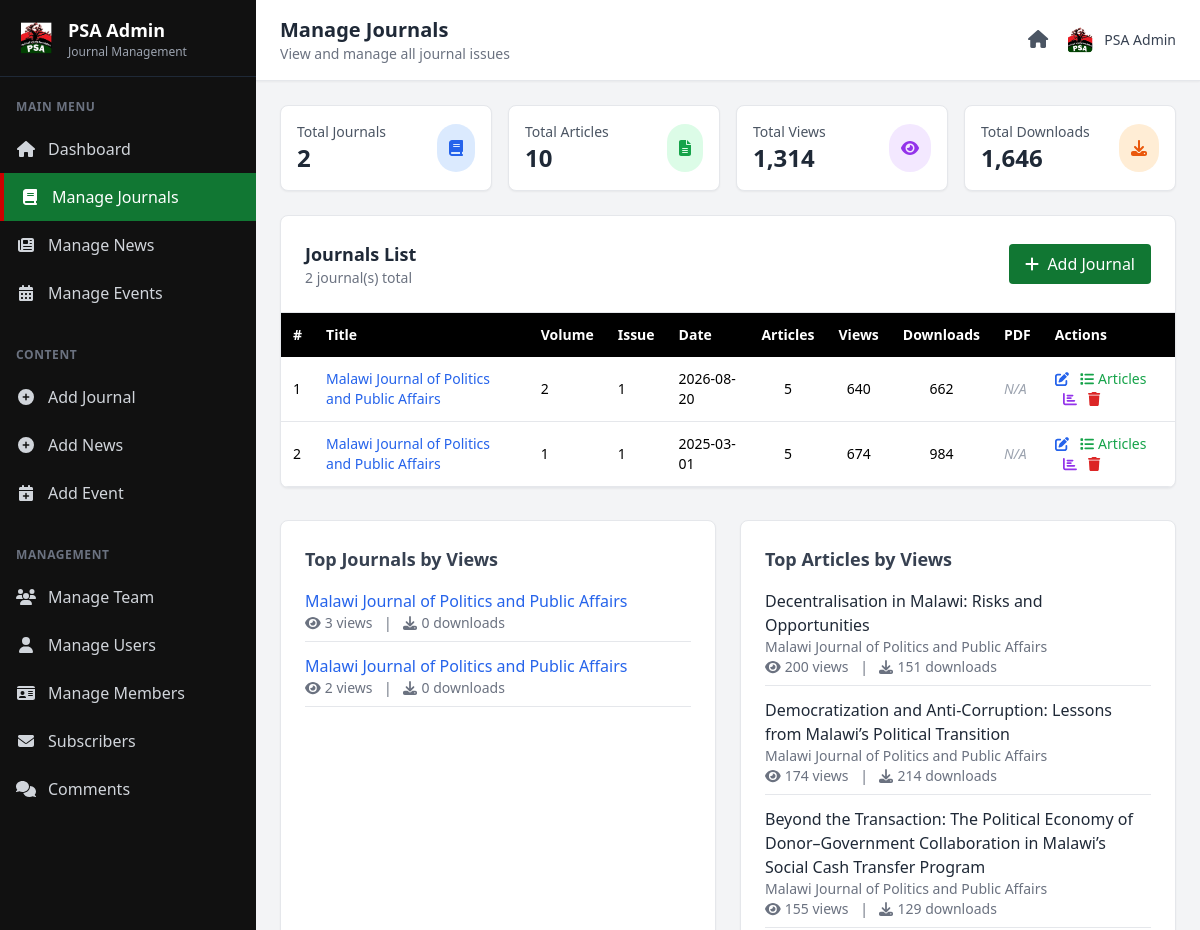
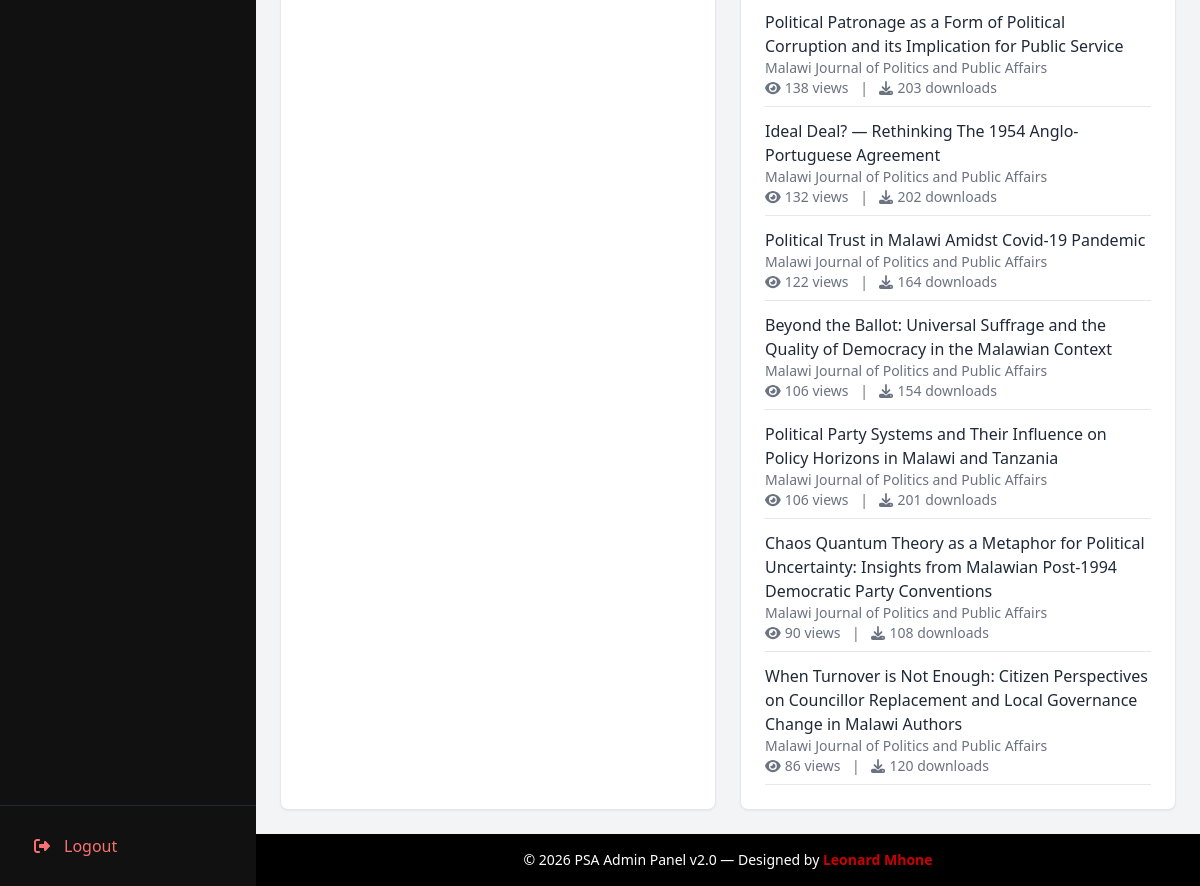
Screenshot of /admin/manage_journals.php (signed in) with the database file from the repository (2 pictures, top to bottom).
### tables this page shows
CREATE TABLE `journals` (
  `id` int NOT NULL,
  `title` varchar(255) DEFAULT NULL,
  `volume` varchar(50) DEFAULT NULL,
  `issue_no` varchar(50) DEFAULT NULL,
  `journal_date` date DEFAULT NULL,
  `editorial_summary` text,
  `slug` varchar(199) DEFAULT NULL,
  `file` varchar(255) DEFAULT NULL,
  `downloads` int DEFAULT '0',
  `views` int DEFAULT '0',
  `uploaded_at` timestamp NULL DEFAULT CURRENT_TIMESTAMP,
  `created_at` datetime DEFAULT CURRENT_TIMESTAMP,
  `summary` text,
  `tags` varchar(255) DEFAULT NULL,
  `pdf` varchar(255) DEFAULT NULL,
  `author` varchar(255) DEFAULT NULL,
  `description` text
);

CREATE TABLE `journal_topics` (
  `id` int NOT NULL,
  `journal_id` int NOT NULL,
  `topic` varchar(255) NOT NULL,
  `article_author` varchar(255) DEFAULT NULL,
  `article_summary` text,
  `abstract` text,
  `keywords` varchar(500) DEFAULT NULL,
  `article_date` date DEFAULT NULL,
  `file` varchar(255) NOT NULL,
  `downloads` int DEFAULT '0',
  `views` int DEFAULT '0'
);

### admin/manage_journals.php (the view, shortened to what the rows shown need)
<?php
include '../includes/db.php';
include '../includes/pdf_helper.php';
$limit = 10;
$page = isset($_GET['page']) ? max(1, intval($_GET['page'])) : 1;
$offset = ($page - 1) * $limit;
$journals = $conn->query("
    SELECT j.*,
           COUNT(DISTINCT jt.id) as article_count,
           COALESCE(SUM(jt.views), 0) as article_views,
           COALESCE(SUM(jt.downloads), 0) as article_downloads
    FROM journals j
    LEFT JOIN journal_topics jt ON j.id = jt.journal_id
    GROUP BY j.id
    ORDER BY j.created_at DESC
    LIMIT $offset, $limit
");
$analytics = getOverallAnalytics($conn, 30);
?>
<!DOCTYPE html>
<html lang="en">
<head>
  <script src="https://cdn.tailwindcss.com"></script>
  <link rel="stylesheet" href="https://cdnjs.cloudflare.com/ajax/libs/font-awesome/6.5.0/css/all.min.css"/>
</head>
<body class="bg-gray-100 font-sans">
  <div class="flex min-h-screen">
    <aside class="sidebar w-64 bg-psaSidebar text-white flex flex-col fixed h-full z-50">
      <div class="p-4 border-b border-gray-800">
        <div class="flex items-center gap-3">
          <div>
            <h1 class="text-lg font-bold text-white">PSA Admin</h1>
          </div>
        </div>
      </div>
    </aside>
    <main class="flex-1 ml-0 md:ml-64 min-h-screen flex flex-col">
      <header class="bg-white shadow-sm border-b border-gray-200 sticky top-0 z-40">
        <div class="flex items-center justify-between px-6 py-4">
          <div class="flex items-center gap-4">
            <div>
              <h2 class="text-xl font-bold text-gray-800">Manage Journals</h2>
            </div>
          </div>
        </div>
      </header>
      <div class="flex-1 p-6">
        <div class="bg-white rounded-lg shadow-sm border border-gray-200 overflow-hidden">
          <div class="overflow-x-auto">
            <table class="w-full text-sm">
              <thead class="bg-psaBlack text-white">
                <tr>
                  <th class="p-3 text-left">#</th>
                  <th class="p-3 text-left">Title</th>
                  <th class="p-3 text-left">Volume</th>
                  <th class="p-3 text-left">Issue</th>
                  <th class="p-3 text-left">Date</th>
                  <th class="p-3 text-center">Articles</th>
                  <th class="p-3 text-center">Views</th>
                  <th class="p-3 text-center">Downloads</th>
                  <th class="p-3 text-left">PDF</th>
                  <th class="p-3 text-left">Actions</th>
                </tr>
              </thead>
              <tbody>
                <?php
                $i = $offset + 1;
                while ($j = $journals->fetch_assoc()):
                ?>
                <tr class="border-b hover:bg-gray-50 transition">
                  <td class="p-3"><?= $i++ ?></td>
                  <td class="p-3">
                    <a href="journal-view.php?id=<?= $j['id'] ?>" class="text-blue-600 hover:underline font-medium">
                      <?= htmlspecialchars($j['title']) ?>
                    </a>
                  </td>
                  <td class="p-3"><?= htmlspecialchars($j['volume'] ?? 'N/A') ?></td>
                  <td class="p-3"><?= htmlspecialchars($j['issue_no'] ?? 'N/A') ?></td>
                  <td class="p-3"><?= htmlspecialchars($j['journal_date'] ?? date('d M Y', strtotime($j['created_at']))) ?></td>
                  <td class="p-3 text-center"><?= (int)$j['article_count'] ?></td>
                  <td class="p-3 text-center"><?= number_format($j['views'] + $j['article_views']) ?></td>
                  <td class="p-3 text-center"><?= number_format($j['downloads'] + $j['article_downloads']) ?></td>
                  <td class="p-3">
                    <?php if (!empty($j['file'])): ?>
                      <a href="uploads/journals/<?= urlencode($j['file']) ?>" target="_blank" class="text-psaGreen hover:underline">
                        <i class="fas fa-file-pdf"></i> PDF
                      </a>
                    <?php else: ?>
                      <span class="text-gray-400 italic">N/A</span>
                    <?php endif; ?>
                  </td>
                  <td class="p-3 space-x-2">
                    <a href="edit_journal.php?id=<?= $j['id'] ?>" class="text-blue-600 hover:underline" title="Edit Journal">
                      <i class="fas fa-edit"></i>
                    </a>
                    <a href="manage_articles.php?journal_id=<?= $j['id'] ?>" class="text-green-600 hover:underline" title="Manage Articles">
                      <i class="fas fa-list"></i> Articles
                    </a>
                    <a href="journal_analytics.php?id=<?= $j['id'] ?>" class="text-purple-600 hover:underline" title="View Analytics">
                      <i class="fas fa-chart-bar"></i>
                    </a>
                    <a href="delete_journal.php?id=<?= $j['id'] ?>" onclick="return confirm('Delete this journal and all its articles?')" class="text-red-600 hover:underline" title="Delete">
                      <i class="fas fa-trash"></i>
                    </a>
                  </td>
                </tr>
                <?php endwhile; ?>
              </tbody>
            </table>
          </div>
        </div>
        <div class="mt-8 grid grid-cols-1 lg:grid-cols-2 gap-6">
          <div class="bg-white p-6 rounded-lg shadow-sm border border-gray-200">
            <?php if (!empty($analytics['top_journals'])): ?>
              <div class="space-y-3">
                <?php foreach ($analytics['top_journals'] as $topJournal): ?>
                  <div class="flex items-center justify-between border-b pb-2">
                    <div class="flex-1">
                      <a href="journal-view.php?id=<?= $topJournal['id'] ?>" class="text-blue-600 hover:underline font-medium">
                        <?= htmlspecialchars($topJournal['title']) ?>
                      </a>
                      <div class="text-sm text-gray-500">
                        <i class="fas fa-eye mr-1"></i><?= number_format($topJournal['views']) ?> views
                        <span class="mx-2">|</span>
                        <i class="fas fa-download mr-1"></i><?= number_format($topJournal['downloads']) ?> downloads
                      </div>
                    </div>
                  </div>
                <?php endforeach; ?>
              </div>
            <?php else: ?>
              <p class="text-gray-500">No journals yet.</p>
            <?php endif; ?>
          </div>
          <div class="bg-white p-6 rounded-lg shadow-sm border border-gray-200">
            <?php if (!empty($analytics['top_articles'])): ?>
              <div class="space-y-3">
                <?php foreach ($analytics['top_articles'] as $topArticle): ?>
                  <div class="flex items-center justify-between border-b pb-2">
                    <div class="flex-1">
                      <p class="font-medium text-gray-800"><?= htmlspecialchars($topArticle['topic']) ?></p>
                      <p class="text-sm text-gray-500"><?= htmlspecialchars($topArticle['journal_title']) ?></p>
                      <div class="text-sm text-gray-500">
                        <i class="fas fa-eye mr-1"></i><?= number_format($topArticle['views']) ?> views
                        <span class="mx-2">|</span>
                        <i class="fas fa-download mr-1"></i><?= number_format($topArticle['downloads']) ?> downloads
                      </div>
                    </div>
                  </div>
                <?php endforeach; ?>
              </div>
            <?php else: ?>
              <p class="text-gray-500">No articles yet.</p>
            <?php endif; ?>
          </div>
        </div>
      </div>
    </main>
  </div>
</body>
</html>

### rows the page displays
journals: title "Malawi Journal of Politics and Public Affairs", volume "2", issue_no "1", journal_date "2026-08-20", article_count "5", article_views "640", article_downloads "662", file "N/A", views "3", downloads "0"
journals: title "Malawi Journal of Politics and Public Affairs", volume "1", issue_no "1", journal_date "2025-03-01", article_count "5", article_views "674", article_downloads "984", file "N/A", views "2", downloads "0"
journal_topics: topic "Decentralisation in Malawi: Risks and Opportunities", journal.title "Malawi Journal of Politics and Public Affairs", views "200", downloads "151"
journal_topics: topic "Democratization and Anti-Corruption: Lessons from Malawi’s Political Transition", journal.title "Malawi Journal of Politics and Public Affairs", views "174", downloads "214"
journal_topics: topic "Beyond the Transaction: The Political Economy of Donor–Government Collaboration in Malawi’s Social Cash Transfer Program", journal.title "Malawi Journal of Politics and Public Affairs", views "155", downloads "129"
journal_topics: topic "Political Patronage as a Form of Political Corruption and its Implication for Public Service", journal.title "Malawi Journal of Politics and Public Affairs", views "138", downloads "203"
journal_topics: topic "Ideal Deal? — Rethinking The 1954 Anglo-Portuguese Agreement", journal.title "Malawi Journal of Politics and Public Affairs", views "132", downloads "202"
journal_topics: topic "Political Trust in Malawi Amidst Covid-19 Pandemic", journal.title "Malawi Journal of Politics and Public Affairs", views "122", downloads "164"
journal_topics: topic "Beyond the Ballot: Universal Suffrage and the Quality of Democracy in the Malawian Context", journal.title "Malawi Journal of Politics and Public Affairs", views "106", downloads "154"
journal_topics: topic "Political Party Systems and Their Influence on Policy Horizons in Malawi and Tanzania", journal.title "Malawi Journal of Politics and Public Affairs", views "106", downloads "201"
journal_topics: topic "Chaos Quantum Theory as a Metaphor for Political Uncertainty: Insights from Malawian Post-1994 Democratic Party Conventions", journal.title "Malawi Journal of Politics and Public Affairs", views "90", downloads "108"
journal_topics: topic "When Turnover is Not Enough: Citizen Perspectives on Councillor Replacement and Local Governance Change in Malawi Authors", journal.title "Malawi Journal of Politics and Public Affairs", views "86", downloads "120"

### other values shown
$_SESSION['admin'] "PSA Admin"
$analytics['total_journals'] "2"
$analytics['total_articles'] "10"
$analytics['total_views'] "1,314"
$analytics['total_downloads'] "1,646"
$total "2"
